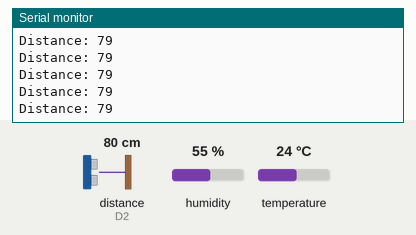
A sketch run on a simulated ESP8266 (NodeMCU). On the bench: the last lines printed to the serial monitor. Wiring (inferred from the names in the program): ultrasonic range finder: trigger D1; echo D2. Inputs (shaded band) come from the test bench; at power-on: distance to the obstacle (sensor on D2) 80 cm, humidity 55 %, temperature 24 °C. The echo pulse lasts 58.3 µs per cm; WiFi joins after 1.5 s; servers stay silent unless stated.

Above: at 3.0 s.
3.1 s: distance to the obstacle (sensor on D2) set to 2 cm
At 3.8 s:
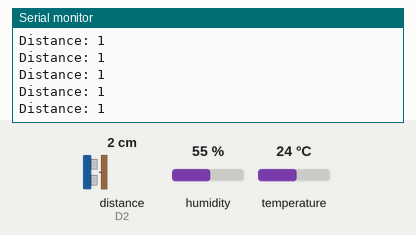
4.6 s: distance to the obstacle (sensor on D2) set to 18 cm
At 5.4 s:
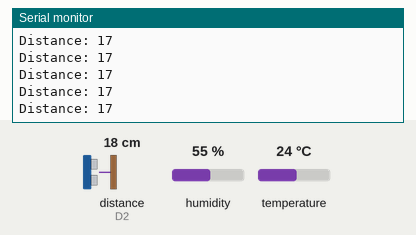
12.5 s: distance to the obstacle (sensor on D2) set to 4 cm
At 13.2 s:
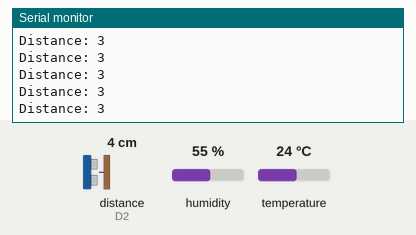
20.4 s: distance to the obstacle (sensor on D2) set to 35 cm
At 21.3 s:
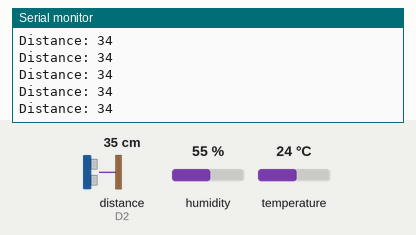
28.3 s: distance to the obstacle (sensor on D2) set to 9 cm
At 29.2 s:
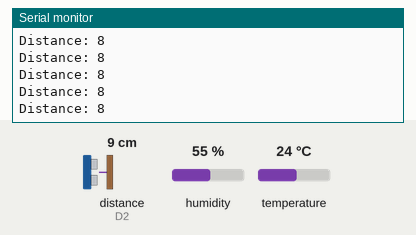
Timing chart, 0 to 31.3 s (numbered marks = the images above; inputs shaded):
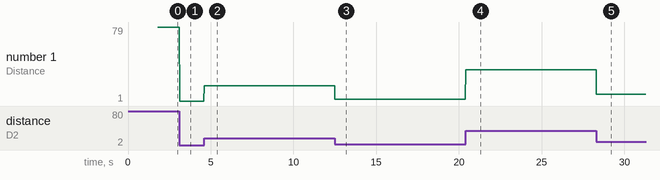

The sketch:

Blynk-sensor-comp.ino
```cpp
#define BLYNK_PRINT Serial

#include <ESP8266WiFi.h>
#include <BlynkSimpleEsp8266.h>
#include <DHT.h>

char auth[] = "TeiQ_tBsHusrA7-LhfdVM_6P-X_H5lst";

char ssid[] = "iresharma";
char pass[] = "iresharma88";

const int trigPin = D1;  //D4
const int echoPin = D2;
long distance;
int duration;


#define DHTPIN D3

#define DHTTYPE DHT11

DHT dht(DHTPIN, DHTTYPE);
BlynkTimer timer;
void sendSensor()
{
  float h = dht.readHumidity();
  float t = dht.readTemperature();

  if (isnan(h) || isnan(t)) {
    Serial.println("Failed to read from DHT sensor!");
    return;
  }
  Blynk.virtualWrite(V5, t);
  Blynk.virtualWrite(V6, h);
  Blynk.virtualWrite(V7, distance);
}

void setup()
{
  Serial.begin(9600);
  pinMode(trigPin, OUTPUT); // Sets the trigPin as an Output
   pinMode(echoPin, INPUT);

  Blynk.begin(auth, ssid, pass);
  dht.begin();

  timer.setInterval(1000L, sendSensor);
}


void loop()
{
   digitalWrite(trigPin, LOW);
delayMicroseconds(2);
digitalWrite(trigPin, HIGH);
delayMicroseconds(10);
digitalWrite(trigPin, LOW);
duration = pulseIn(echoPin, HIGH);

distance= duration*0.034/2;
// Prints the distance on the Serial Monitor
Serial.print("Distance: ");
Serial.println(distance);
  Blynk.run();
  timer.run();
}
```

Measured:
- after the input at 3.1 s, the serial monitor: prints a new line at once (image 1)
- after the input at 4.6 s, the serial monitor: prints a new line at once (image 2)
- after the input at 12.5 s, the serial monitor: prints a new line at once (image 3)
- after the input at 20.4 s, the serial monitor: prints a new line at once (image 4)
- after the input at 28.3 s, the serial monitor: prints a new line at once (image 5)
- plotted number 1: 79 → 1 after the input at 3.1 s, 1 → 17 after the input at 4.6 s, 17 → 3 after the input at 12.5 s, 3 → 34 after the input at 20.4 s, 34 → 8 after the input at 28.3 s
